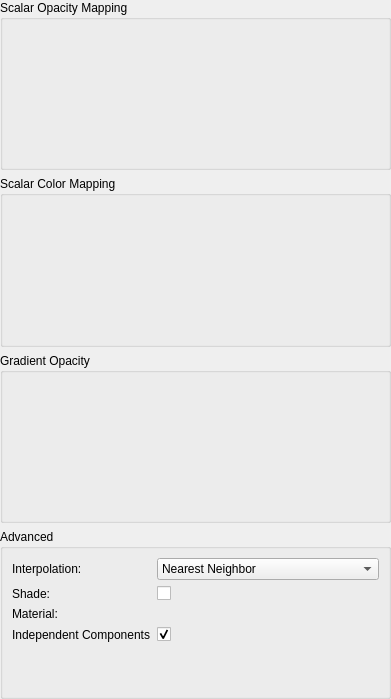
<?xml version="1.0" encoding="UTF-8"?>
<ui version="4.0">
 <class>ctkVTKVolumePropertyWidget</class>
 <widget class="QWidget" name="ctkVTKVolumePropertyWidget">
  <property name="geometry">
   <rect>
    <x>0</x>
    <y>0</y>
    <width>391</width>
    <height>699</height>
   </rect>
  </property>
  <property name="windowTitle">
   <string>Volume property</string>
  </property>
  <layout class="QVBoxLayout" name="verticalLayout_3">
   <property name="leftMargin">
    <number>0</number>
   </property>
   <property name="topMargin">
    <number>0</number>
   </property>
   <property name="rightMargin">
    <number>0</number>
   </property>
   <property name="bottomMargin">
    <number>0</number>
   </property>
   <item>
    <widget class="ctkCollapsibleGroupBox" name="ScalarOpacityGroupBox">
     <property name="title">
      <string>Scalar Opacity Mapping</string>
     </property>
     <layout class="QVBoxLayout" name="verticalLayout_2">
      <property name="leftMargin">
       <number>0</number>
      </property>
      <property name="topMargin">
       <number>0</number>
      </property>
      <property name="rightMargin">
       <number>0</number>
      </property>
      <property name="bottomMargin">
       <number>0</number>
      </property>
      <item>
       <widget class="ctkVTKThresholdWidget" name="ScalarOpacityThresholdWidget" native="true"/>
      </item>
      <item>
       <widget class="ctkVTKScalarsToColorsWidget" name="ScalarOpacityWidget" native="true">
        <property name="minimumSize">
         <size>
          <width>0</width>
          <height>120</height>
         </size>
        </property>
        <property name="editColors" stdset="0">
         <bool>false</bool>
        </property>
       </widget>
      </item>
     </layout>
    </widget>
   </item>
   <item>
    <widget class="ctkCollapsibleGroupBox" name="ScalarColorGroupBox">
     <property name="title">
      <string>Scalar Color Mapping</string>
     </property>
     <layout class="QVBoxLayout" name="verticalLayout_4">
      <property name="leftMargin">
       <number>0</number>
      </property>
      <property name="topMargin">
       <number>0</number>
      </property>
      <property name="rightMargin">
       <number>0</number>
      </property>
      <property name="bottomMargin">
       <number>0</number>
      </property>
      <item>
       <widget class="ctkVTKScalarsToColorsWidget" name="ScalarColorWidget" native="true">
        <property name="minimumSize">
         <size>
          <width>0</width>
          <height>120</height>
         </size>
        </property>
       </widget>
      </item>
     </layout>
    </widget>
   </item>
   <item>
    <widget class="ctkCollapsibleGroupBox" name="GradientGroupBox">
     <property name="title">
      <string>Gradient Opacity</string>
     </property>
     <layout class="QVBoxLayout" name="verticalLayout">
      <property name="leftMargin">
       <number>0</number>
      </property>
      <property name="topMargin">
       <number>0</number>
      </property>
      <property name="rightMargin">
       <number>0</number>
      </property>
      <property name="bottomMargin">
       <number>0</number>
      </property>
      <item>
       <widget class="ctkVTKScalarsToColorsWidget" name="GradientWidget" native="true">
        <property name="minimumSize">
         <size>
          <width>0</width>
          <height>120</height>
         </size>
        </property>
       </widget>
      </item>
     </layout>
    </widget>
   </item>
   <item>
    <widget class="ctkCollapsibleGroupBox" name="AdvancedGroupBox">
     <property name="title">
      <string>Advanced</string>
     </property>
     <layout class="QFormLayout" name="formLayout">
      <item row="0" column="0">
       <widget class="QLabel" name="InterpolationLabel">
        <property name="text">
         <string>Interpolation:</string>
        </property>
       </widget>
      </item>
      <item row="0" column="1">
       <widget class="QComboBox" name="InterpolationComboBox">
        <item>
         <property name="text">
          <string>Nearest Neighbor</string>
         </property>
        </item>
        <item>
         <property name="text">
          <string>Linear</string>
         </property>
        </item>
       </widget>
      </item>
      <item row="1" column="0">
       <widget class="QLabel" name="ShadeLabel">
        <property name="text">
         <string>Shade:</string>
        </property>
       </widget>
      </item>
      <item row="1" column="1">
       <widget class="QCheckBox" name="ShadeCheckBox"/>
      </item>
      <item row="2" column="0">
       <widget class="QLabel" name="MaterialLabel">
        <property name="text">
         <string>Material:</string>
        </property>
       </widget>
      </item>
      <item row="2" column="1">
       <widget class="ctkMaterialPropertyWidget" name="MaterialPropertyWidget" native="true">
        <property name="colorVisible" stdset="0">
         <bool>false</bool>
        </property>
        <property name="opacityVisible" stdset="0">
         <bool>false</bool>
        </property>
        <property name="backfaceCullingVisible" stdset="0">
         <bool>false</bool>
        </property>
       </widget>
      </item>
      <item row="3" column="0">
       <widget class="QLabel" name="IndependentComponentLabel">
        <property name="text">
         <string>Independent Components</string>
        </property>
       </widget>
      </item>
      <item row="3" column="1">
       <widget class="QCheckBox" name="IndependentComponentsCheckBox">
        <property name="toolTip">
         <string>Unselect this to show data as RGBA or Scalar + Opacity.</string>
        </property>
        <property name="text">
         <string/>
        </property>
        <property name="checked">
         <bool>true</bool>
        </property>
       </widget>
      </item>
     </layout>
    </widget>
   </item>
  </layout>
 </widget>
 <customwidgets>
  <customwidget>
   <class>ctkVTKThresholdWidget</class>
   <extends>QWidget</extends>
   <header>ctkVTKThresholdWidget.h</header>
  </customwidget>
  <customwidget>
   <class>ctkVTKScalarsToColorsWidget</class>
   <extends>QWidget</extends>
   <header>ctkVTKScalarsToColorsWidget.h</header>
  </customwidget>
  <customwidget>
   <class>ctkCollapsibleGroupBox</class>
   <extends>QGroupBox</extends>
   <header>ctkCollapsibleGroupBox.h</header>
   <container>1</container>
  </customwidget>
  <customwidget>
   <class>ctkMaterialPropertyWidget</class>
   <extends>QWidget</extends>
   <header>ctkMaterialPropertyWidget.h</header>
  </customwidget>
 </customwidgets>
 <resources/>
 <connections/>
</ui>
